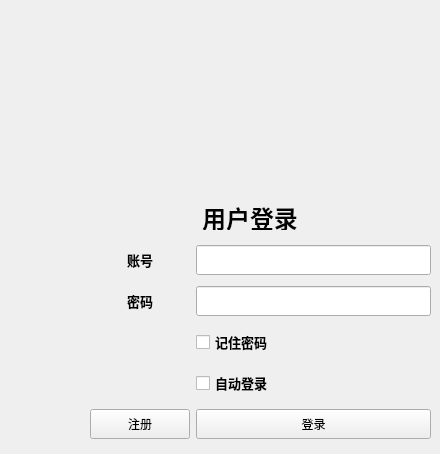
   <widget class="QWidget" name="tab_login">
    <attribute name="title">
     <string>Login</string>
    </attribute>
    <widget class="QWidget" name="gridLayoutWidget_2">
     <property name="geometry">
      <rect>
       <x>90</x>
       <y>240</y>
       <width>341</width>
       <height>205</height>
      </rect>
     </property>
     <layout class="QGridLayout" name="gl_login">
      <item row="3" column="1">
       <widget class="QCheckBox" name="cb_login_auto">
        <property name="minimumSize">
         <size>
          <width>100</width>
          <height>30</height>
         </size>
        </property>
        <property name="font">
         <font>
          <pointsize>10</pointsize>
          <weight>75</weight>
          <bold>true</bold>
         </font>
        </property>
        <property name="text">
         <string>自动登录</string>
        </property>
       </widget>
      </item>
      <item row="1" column="1">
       <widget class="QLineEdit" name="le_login_password">
        <property name="minimumSize">
         <size>
          <width>100</width>
          <height>30</height>
         </size>
        </property>
        <property name="maxLength">
         <number>20</number>
        </property>
        <property name="echoMode">
         <enum>QLineEdit::Password</enum>
        </property>
        <property name="alignment">
         <set>Qt::AlignLeading|Qt::AlignLeft|Qt::AlignVCenter</set>
        </property>
       </widget>
      </item>
      <item row="1" column="0">
       <widget class="QLabel" name="label_login_password">
        <property name="minimumSize">
         <size>
          <width>100</width>
          <height>30</height>
         </size>
        </property>
        <property name="font">
         <font>
          <pointsize>10</pointsize>
          <weight>75</weight>
          <bold>true</bold>
         </font>
        </property>
        <property name="contextMenuPolicy">
         <enum>Qt::NoContextMenu</enum>
        </property>
        <property name="text">
         <string>密码</string>
        </property>
        <property name="alignment">
         <set>Qt::AlignCenter</set>
        </property>
       </widget>
      </item>
      <item row="0" column="0">
       <widget class="QLabel" name="label_login_account">
        <property name="minimumSize">
         <size>
          <width>100</width>
          <height>30</height>
         </size>
        </property>
        <property name="font">
         <font>
          <pointsize>10</pointsize>
          <weight>75</weight>
          <bold>true</bold>
         </font>
        </property>
        <property name="contextMenuPolicy">
         <enum>Qt::NoContextMenu</enum>
        </property>
        <property name="text">
         <string>账号</string>
        </property>
        <property name="alignment">
         <set>Qt::AlignCenter</set>
        </property>
       </widget>
      </item>
      <item row="0" column="1">
       <widget class="QLineEdit" name="le_login_account">
        <property name="minimumSize">
         <size>
          <width>100</width>
          <height>30</height>
         </size>
        </property>
        <property name="maxLength">
         <number>10</number>
        </property>
        <property name="alignment">
         <set>Qt::AlignLeading|Qt::AlignLeft|Qt::AlignVCenter</set>
        </property>
       </widget>
      </item>
      <item row="2" column="1">
       <widget class="QCheckBox" name="cb_login_remember">
        <property name="minimumSize">
         <size>
          <width>100</width>
          <height>30</height>
         </size>
        </property>
        <property name="font">
         <font>
          <pointsize>10</pointsize>
          <weight>75</weight>
          <bold>true</bold>
         </font>
        </property>
        <property name="text">
         <string>记住密码</string>
        </property>
       </widget>
      </item>
      <item row="4" column="0">
       <widget class="QPushButton" name="btn_login_regist">
        <property name="minimumSize">
         <size>
          <width>100</width>
          <height>30</height>
         </size>
        </property>
        <property name="text">
         <string>注册</string>
        </property>
       </widget>
      </item>
      <item row="4" column="1">
       <widget class="QPushButton" name="btn_login_login">
        <property name="minimumSize">
         <size>
          <width>150</width>
          <height>30</height>
         </size>
        </property>
        <property name="text">
         <string>登录</string>
        </property>
       </widget>
      </item>
     </layout>
    </widget>
    <widget class="QLabel" name="label_login_logo">
     <property name="geometry">
      <rect>
       <x>150</x>
       <y>0</y>
       <width>200</width>
       <height>200</height>
      </rect>
     </property>
     <property name="text">
      <string/>
     </property>
     <property name="pixmap">
      <pixmap>img/icon.svg</pixmap>
     </property>
    </widget>
    <widget class="QLabel" name="label_login_title">
     <property name="geometry">
      <rect>
       <x>150</x>
       <y>200</y>
       <width>200</width>
       <height>30</height>
      </rect>
     </property>
     <property name="text">
      <string>&lt;html&gt;&lt;head/&gt;&lt;body&gt;&lt;p align=&quot;center&quot;&gt;&lt;span style=&quot; font-size:18pt; font-weight:600;&quot;&gt;用户登录&lt;/span&gt;&lt;/p&gt;&lt;/body&gt;&lt;/html&gt;</string>
     </property>
    </widget>
   </widget>
